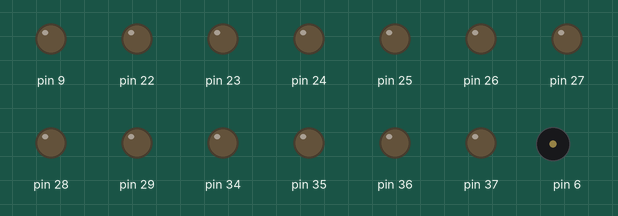
This sketch was run on a simulated Arduino Mega 2560, built with avr-gcc and run on an emulated ATmega2560. On the bench: output pins drawn as LEDs (lit = HIGH), buzzer (waves = sounding). Pins used as bus, display or sensor lines are not drawn.

Above: at 0.15 s.
At 4.29 s:
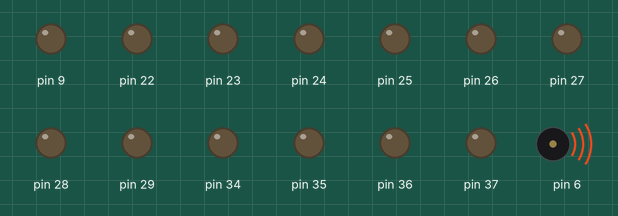
Timing chart, 0 to 5.4 s (numbered marks = the images above):
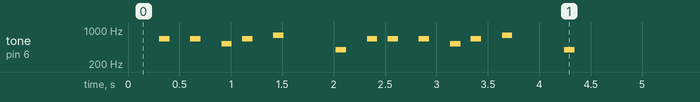

The sketch:

RR.ino
```cpp
#include "Lab3.h";

unsigned long startTime;
int songIndex, songCount, sleepCounter, displayCounter;
unsigned long stepTimeSong, stepTimeDisplay;
int digits[4] = {0,0,0,0};
void setup() {
    LED_DATA_DIR_REG |= BIT6;
    DATA_DIRECTION_REG_SPKR |= BIT3;
    TIMER_4_ALLOW_REG &= ~BIT3;

    DISP_DDR1 |= DISP_DDR1_MASK;
    DISP_DDR2 |= DISP_DDR2_MASK;

    TIMER_4_TOP = 0;

    // SET the FAST PWM MODE as well as allow OC4A to override pin
    // Also prescale the clock to clk/256
    TIMER_4_CTRL_REG_A |= TIMER_4_CTRL_REG_A_MASK;
    TIMER_4_CTRL_REG_B |= TIMER_4_CTRL_REG_B_MASK;


    startTime = millis(), stepTimeSong = millis(), stepTimeDisplay = millis();
    songIndex = 0, songCount = 0, sleepCounter = 0, displayCounter = 0;
}

void loop() {
    task1();
    task2();
}
```

Measured:
- by itself, tone on pin 6: plays 658 Hz for 0.10 s, 658 Hz for 0.10 s, 521 Hz for 0.10 s, 658 Hz for 0.10 s, 781 Hz for 0.10 s, 392 Hz for 0.10 s … (223 notes in this stretch)
